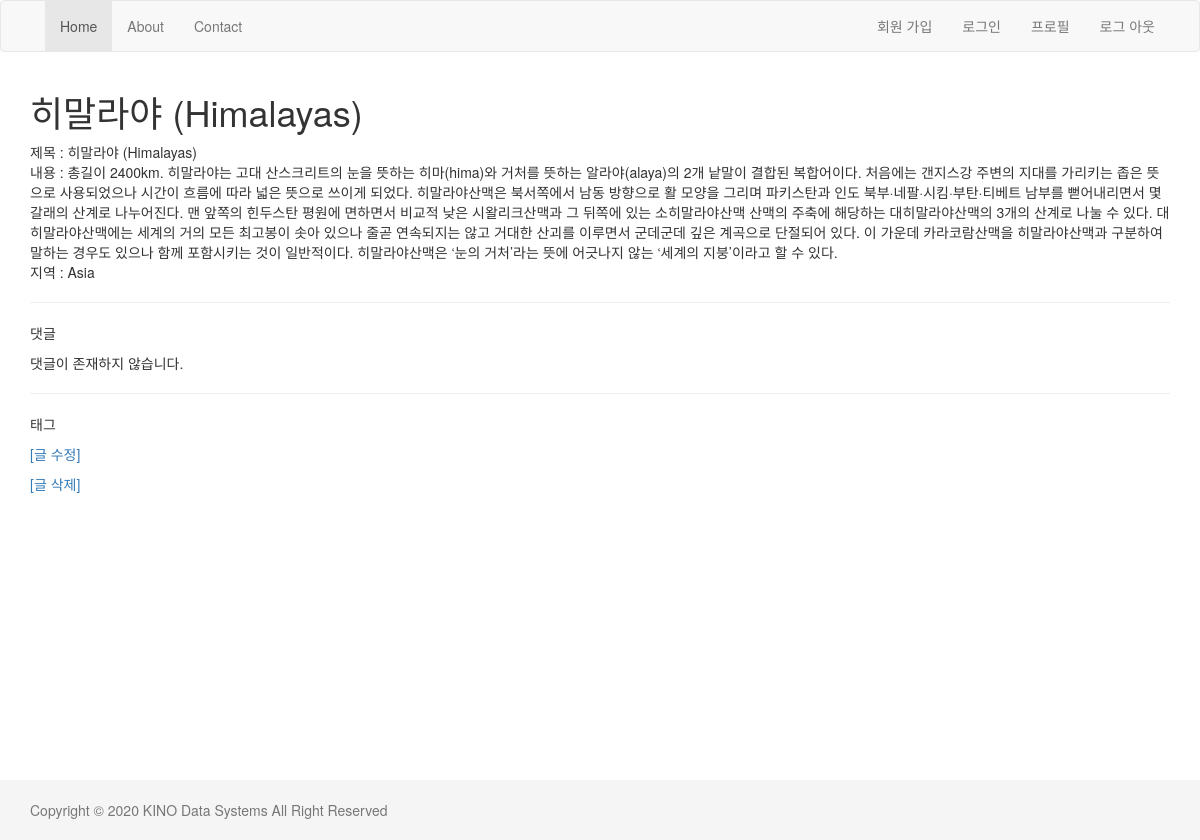
Before: /blog/2/ with the older database file.
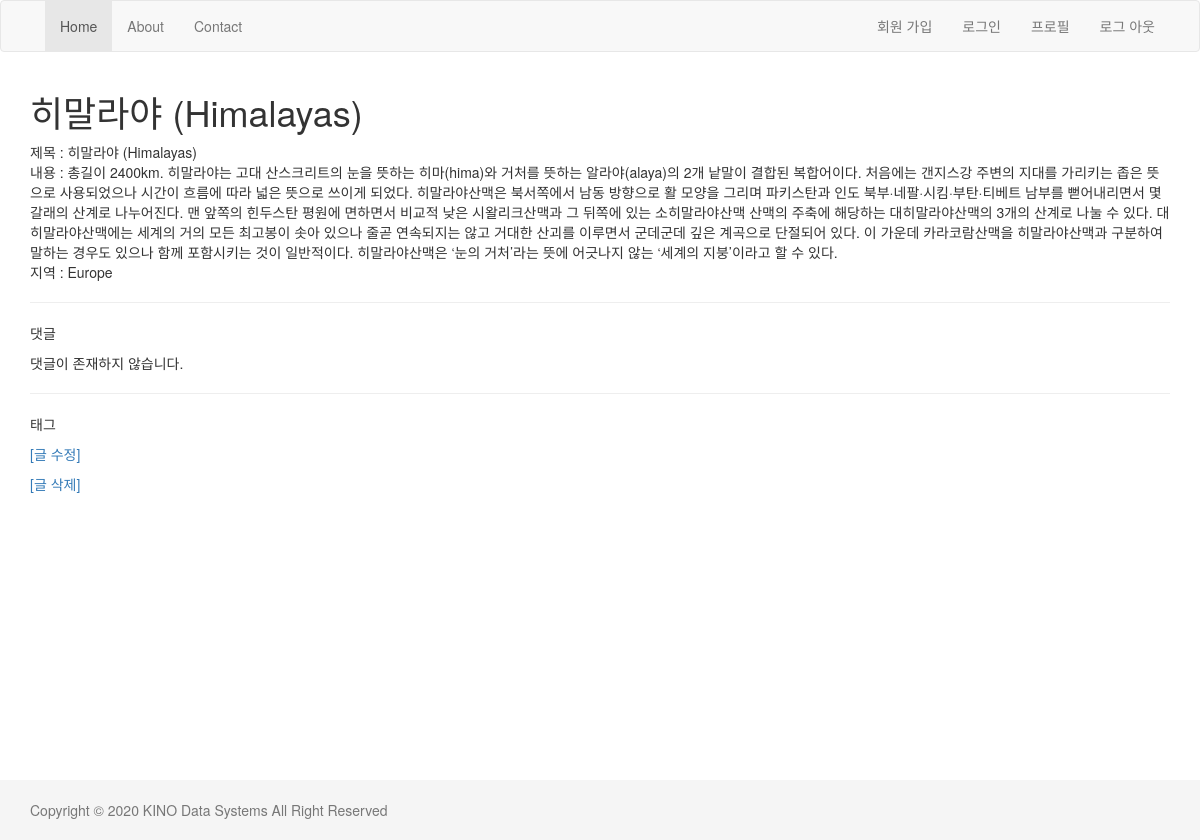
After: the same page with the newer database file.
### blog/models.py (models this page shows, shortened)
class Post(models.Model):
    class Meta:
        ordering = ['-id']
    REGION_CHOICE = (
        ('Africa', '아프리카'),
        ('Europe', '유럽'),
        ('Oceania', '오세아니아'),
        ('Asia', '아시아'),
        ('North America', '북아메리카'),
        ('South America', '남아메리카'),
    )
    title = models.CharField('제목', max_length=250)
    body = models.TextField('내용')
    region = models.CharField('지역', max_length=20, choices=REGION_CHOICE, default='Asia')
    created = models.DateField(auto_now_add=True)
    updated = models.DateTimeField(auto_now=True)
    tag = models.ManyToManyField('Tag')

### blog/views.py (the view)
# urls.py: path('<int:id>/', views.detail, name='detail'),
def detail(request, id):
    post = get_object_or_404(Post, id=id)
    comment_list = post.comment_set.all()
    tag_list = post.tag.all()
    return render(request, 'blog/detail.html', {'post': post,
                                                'comment_all': comment_list,
                                                'tag_list': tag_list, })
    return HttpResponse(post.title)

### blog/templates/blog/detail.html (shortened to what this page needs)
{% extends "layout.html" %}
{% block content %}
    <h1>{{post.title}}</h1>
    제목 : {{post.title}} <br/>
    내용 : {{post.body}} <br/>
    지역 : {{post.region}} <br>
    <hr><p>댓글</p>
    {% for comment in comment_all %}
        <p>{{comment.message}} /{{comment.author}}/{{comment.updated}}</p>
    {% empty %}
        댓글이 존재하지 않습니다.
    {% endfor %}
    <hr><p>태그</p>
    <a href="{% url 'blog:update' post.id %}">[글 수정]</a> <p></p>
    <a href="{% url 'blog:delete' post.id %}">[글 삭제]</a>
{% endblock %}

Changed rows visible on the page:
changed Post "히말라야 (Himalayas)": region "Asia" → "Europe"
